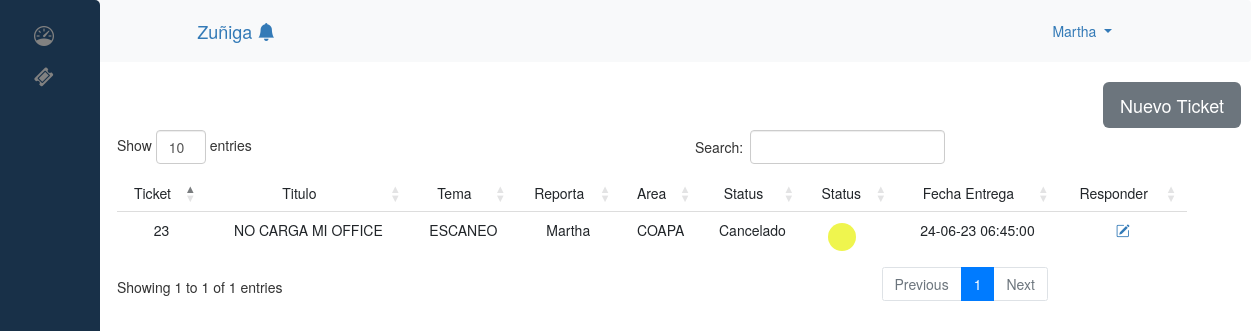
The page /reportes/admin/ticket.php (signed in) on the database its author committed.
### tables this page shows
CREATE TABLE `tickets` (
  `id_ticket` int(11) NOT NULL,
  `nombreR` varchar(200) NOT NULL,
  `titulo` varchar(200) NOT NULL,
  `descripcion` longblob NOT NULL,
  `tema` varchar(200) NOT NULL,
  `fecha_crea` timestamp NOT NULL DEFAULT current_timestamp() ON UPDATE current_timestamp(),
  `status` varchar(200) NOT NULL,
  `departamento` varchar(200) NOT NULL,
  `type_user` varchar(200) NOT NULL,
  `leido` varchar(200) NOT NULL,
  `fecha_mod` timestamp NOT NULL DEFAULT current_timestamp(),
  `perfil` varchar(200) NOT NULL
);

### reportes/admin/proceso_ticket/filtrouser.php (the view, shortened to what this page needs)
<?php
  $query ="SELECT * FROM tickets WHERE nombreR = '".	$_SESSION['usr_name'] ."' ";
   $sql = $conexion->query($query);
 ?>
<div class="table-responsive" style="    width: 90%;
    margin-left: 117px;
    margin-bottom: 150px;
    " >
        <table id="tabla_ticket" class="table" style="    width: 95%; text-align: center;">
                <thead>
                        <tr>
                          <td id="arriba_abajo" style="text-align:center;">Ticket</td>
                          <td id="arriba_abajo" style="text-align:center;">Titulo</td>
                          <td id="arriba_abajo" style="text-align:center;">Tema</td>
                          <td id="arriba_abajo" style="text-align:center;">Reporta</td>
                          <td id="arriba_abajo" style="text-align:center;">Area</td>
                          <td id="arriba_abajo" style="text-align:center;">Status</td>
                          <td id="arriba_abajo" style="text-align:center;">Status</td>
                          <td id="arriba_abajo" style="text-align:center;">Fecha Entrega</td>
                          <td id="arriba_abajo" style="text-align:center;">Responder</td>
                        </tr>
                </thead>
                <tbody>
                      <?php While($rowSql = $sql->fetch_assoc()) {   ?>
                            <?php include("color_tabla.php");  ?>
                                <td id="i_ticket"><?php echo $rowSql['id_ticket']; ?></td>
                                <td id="titulo"> <?php echo $rowSql ["titulo"]; ?> </td>
                                <td id="titulo"> <?php echo $rowSql ["tema"]; ?> </td>
                                <td id="nombre"><?php echo $rowSql ["nombreR"]; ?></td>
                                <td id="sede"><?php echo $rowSql ["departamento"]; ?></td>
                                <td id="status">
                                <?php
                                    if($rowSql["status"] == 0){
                                      echo "Activo";
                                    }elseif ($rowSql["status"] == 1) {
                                      echo "Pause";
                                    }elseif ($rowSql["status"] == 2) {
                                      echo "Revision";
                                    }elseif ($rowSql["status"] == 3) {
                                      echo "Cancelado";
                                    }elseif ($rowSql["status"] == 4) {
                                      echo "Actividad por iniciar";
                                      }elseif ($rowSql["status"] == 5) {
                                        echo "Finalizado";
                                      }
                                   ?>
                                 </td>
                                 <?php if ($rowSql['status'] == 0): ?>
                                 <td id="status"> <div id="status" data-toggle="popover" data-trigger="hover" data-content="Activo" ></div> </td>
                               <?php elseif ($rowSql['status'] == 1):?>
                                   <td id="status"> <div id="status2" data-toggle="popover" data-trigger="hover" data-content="Pause" ></div> </td>
                                 <?php elseif ($rowSql['status'] == 2):?>
                                   <td id="status"> <div id="status3" data-toggle="popover" data-trigger="hover" data-content="Revision" ></div> </td>
                                   <?php elseif ($rowSql['status'] == 3):?>
                                   <td id="status"> <div id="status3" data-toggle="popover" data-trigger="hover" data-content="Cancelado" ></div> </td>
                                 <?php elseif ($rowSql['status'] == 4):?>
                                   <td id="status"> <div id="status4" data-toggle="popover" data-trigger="hover" data-content="Actividad por iniciar" ></div> </td>
                                   <?php elseif ($rowSql['status'] == 5):?>
                                   <td id="status"> <div id="status5" data-toggle="popover" data-trigger="hover" data-content="Finalizado" ></div> </td>
                                 <?php endif; ?>
                                 <?php
                                   $newDate = date("d-m-y h:i:s", strtotime($rowSql["fecha_mod"])); ?>
                                <td id="fecha"><?php echo  $newDate; ?>  </td>
                                <td>
                                  <?php if ($rowSql['status'] == 4): ?>
                                    <a class="disable" style="cursor: default; pointer-events: none;"  href="./comentarios.php?id=<?php echo $rowSql['id_ticket']; ?>"><i class="bi bi-pencil-square"></i></a></td>
                                   <?php else: ?>
                                        <a href="./comentarios.php?id=<?php echo $rowSql['id_ticket']; ?>"><i class="bi bi-pencil-square"></i></a></td>
                                  <?php endif; ?>
                    </tr><?php } ?>
                </tbody>
        </table>
</div>

### reportes/admin/css/style_dashboard.css (style rules this page uses)
body { font-family: "Lato", sans-serif; }

### reportes/admin/css/status_tabla.css (style rules this page uses)
div#status3 { margin-left: 16px !important; margin-top: 3px!important; width: 28px!important; height: 28px!important; background-color: #eff54e!important; border-color: #f4ed36!important; border-radius: 737px; }

### rows shown on the page
tickets: id_ticket "23", titulo "NO CARGA MI OFFICE", tema "ESCANEO", nombreR "Martha", departamento "COAPA", status "Cancelado", fecha_mod "24-06-23 06:45:00"

### other values the page prints
$_SESSION['usr_name'] "Martha"
